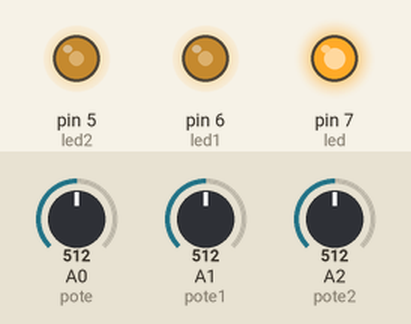
Simulated run of this sketch. Board: Arduino Uno, built with avr-gcc and run on an emulated ATmega328P. On the bench: output pins drawn as LEDs (lit = HIGH). The inputs (shaded band) are chosen by the test bench; at power-on: A0 (pote) = 512, A1 (pote1) = 512, A2 (pote2) = 512.

Above: at 1.2 s.
1.3 s: A0 (pote) set to 528
At 1.6 s:
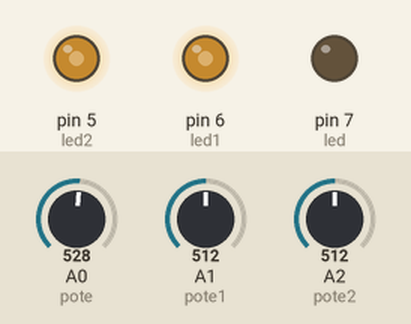
2.8 s: A1 (pote1) set to 716
At 3.9 s:
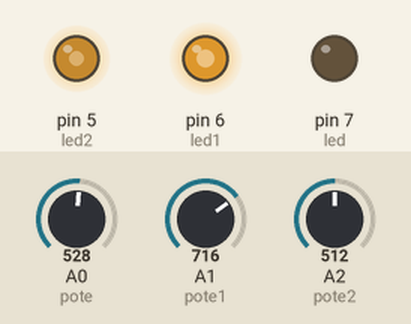
4.3 s: A2 (pote2) set to 716
At 5.1 s:
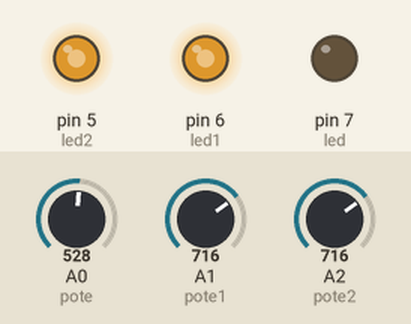
5.8 s: A0 (pote) set to 511
At 6.2 s:
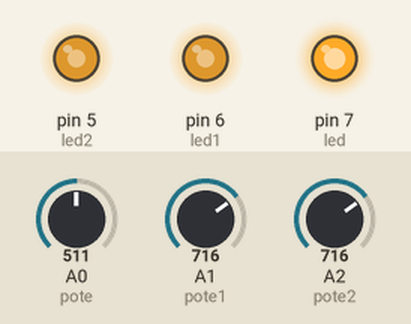
7.3 s: A1 (pote1) set to 900
At 8.5 s:
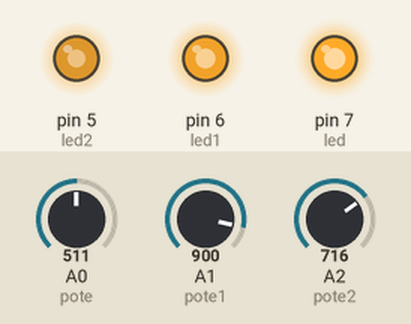
8.8 s: A2 (pote2) set to 900
At 9.7 s:
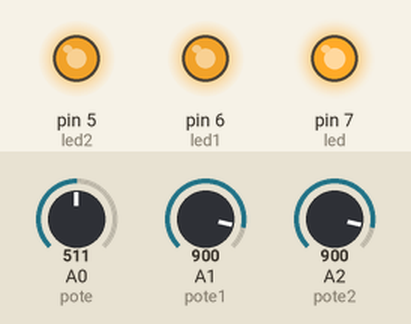
Timing chart, 0 to 11.3 s (numbered marks = the images above; inputs shaded):
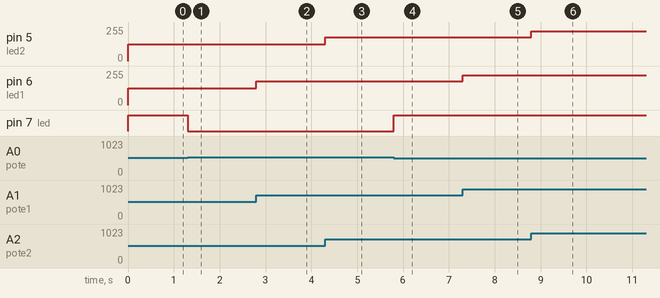

The sketch:

sketch_3_potes_3_leds_graduacion.ino
```cpp
int led=7;
int pote=0;
int led1=6;
int pote1=1;
int led2=5;
int pote2=2;


void setup() {
  // put your setup code here, to run once:
  pinMode(led,OUTPUT);
  pinMode(led1,OUTPUT);
  pinMode(led2,OUTPUT);
  pinMode(pote,INPUT);
  pinMode(pote1,INPUT);
  pinMode(pote2,INPUT);

  Serial.begin(9600);


}

void loop() {
  // put your main code here, to run repeatedly:

int val=analogRead(pote);
  int val1=analogRead(pote1);
  int val2=analogRead(pote2);
val=map(val,0,1023,255,0);
  val1=map(val1,0,1023,0,255);
  val2=map(val2,0,1023,0,255);
  analogWrite(7,val);
  analogWrite(6,val1);
  analogWrite(5,val2);


}
```

Measured:
- the behaviour switches between 513 and 514 on A0 (pote) (found by bisection; images 0 and 1)
- after the input at 1.3 s, pin 7 (led): HIGH → LOW at once
- after the input at 2.8 s, pin 6 (led1): 127/255 → 178/255 at once
- after the input at 4.3 s, pin 5 (led2): 127/255 → 178/255 at once
- after the input at 5.8 s, pin 7 (led): LOW → HIGH at once
- after the input at 7.3 s, pin 6 (led1): 178/255 → 224/255 at once
- after the input at 8.8 s, pin 5 (led2): 178/255 → 224/255 at once
